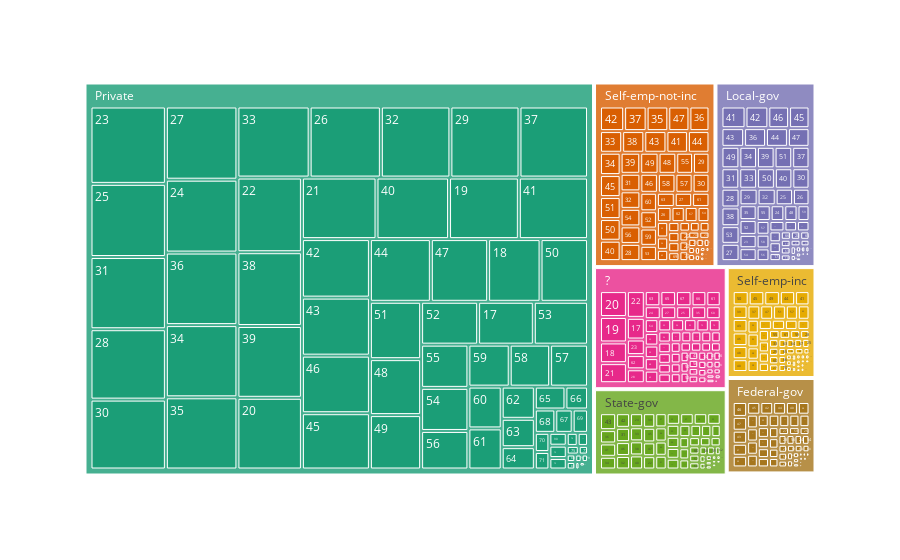

Notebook code for this chart:
### Markdown cell above
### O1 - Group by Workclass and Age

### Code cell
# To see the visualization with plotly, access https://nbviewer.jupyter.org/ and load the link of this github page

graph = px.treemap( df3, path=['workclass','age'], color_discrete_sequence=px.colors.qualitative.Dark2)
graph.show()

### Figure 1 — Plotly figure (JSON) as saved in the notebook; plotly's stock layout.template omitted (floating-point values rounded to 4 significant figures; data arrays with more than 128 entries replaced by an {"elided": "..."} marker saying what was removed)
{"data": [{"branchvalues": "total", "domain": {"x": [0, 1], "y": [0, 1]}, "hovertemplate": "labels=%{label}<br>count=%{value}<br>parent=%{parent}<br>id=%{id}<extra></extra>", "ids": {"elided": "490 str values"}, "labels": {"elided": "490 str values"}, "name": "", "parents": {"elided": "490 str values"}, "type": "treemap", "values": {"elided": "490 int values"}}], "layout": {"legend": {"tracegroupgap": 0}, "margin": {"t": 60}, "treemapcolorway": ["rgb(27,158,119)", "rgb(217,95,2)", "rgb(117,112,179)", "rgb(231,41,138)", "rgb(102,166,30)", "rgb(230,171,2)", "rgb(166,118,29)", "rgb(102,102,102)"]}}
